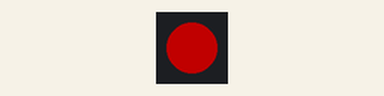
The sketch below on a simulated ATtiny85, built with avr-gcc and run on an emulated ATtiny85. Shown: 1 RGB LEDs in strip order, left to right. Dim RGB values are drawn brighter than linear.

Above: at 0.02 s.
At 4.11 s:
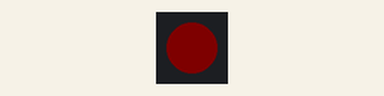
At 4.31 s:
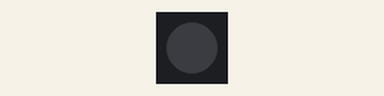
At 8.34 s:
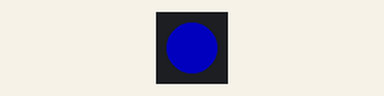
Timing chart, 0 to 8.6 s (numbered marks = the images above):
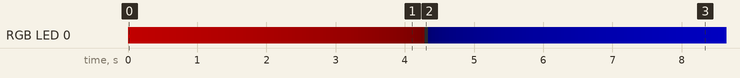

Measured:
- by itself, everything shown: repeats every 12.9 s, in 255 steps

The sketch:

one_neopixel.ino
```cpp
// Testing a single neopixel

#include <Adafruit_NeoPixel.h>
#ifdef __AVR_ATtiny85__ // Trinket, Gemma, etc.
 #include <avr/power.h>
#endif

#define PIN 0

Adafruit_NeoPixel pixels = Adafruit_NeoPixel(1, PIN);


uint8_t color = 0;

uint32_t wheel(uint8_t color) {
  uint32_t ret = 0;
  uint32_t pos = color;

  if (pos < 85) {
    ret = ((pos*3) << 24) | ((255 - (pos*3)) << 16);
  }
  else if (pos < 170) {
    pos -= 85;
    ret = ((255 - (pos*3)) << 24) | (pos*3);
  }
  else {
    pos -= 170;
    ret = ((pos*3) << 16) | (255 - (pos*3));
  }
  return ret;
}

uint32_t xwheel(uint8_t color) {
  uint32_t ret = 0;
  uint32_t col = color;

  ret = (0x00ff00 << col*2);

  if (col > 85) {
    ret |= ((0xff<<((85-col)*2)) & 0xff);
  }
  return ret;
}

void setup() {
#ifdef __AVR_ATtiny85__ // Trinket, Gemma, etc.
  if(F_CPU == 16000000) clock_prescale_set(clock_div_1);
#endif
  pixels.begin();
  pixels.setBrightness(85); // 1/3 brightness
}

void loop() {
  pixels.setPixelColor(0, wheel(color++));
  pixels.show();

  delay(50);
}
```
